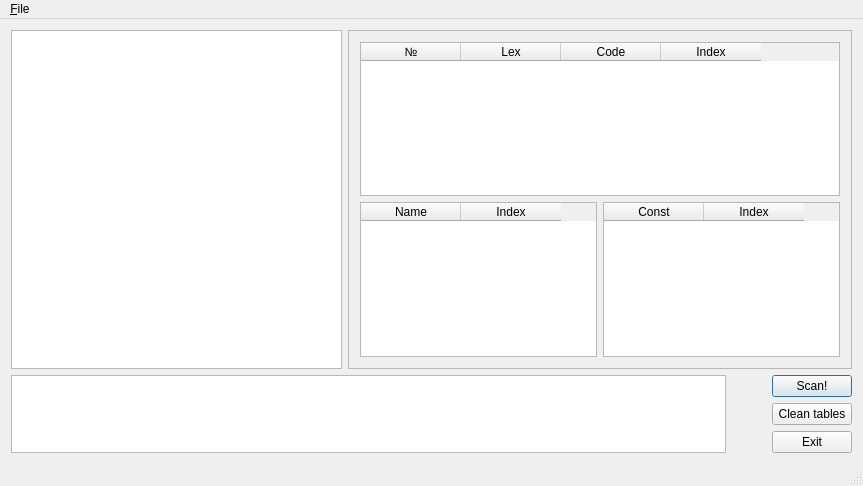
<?xml version="1.0" encoding="UTF-8"?>
<ui version="4.0">
 <class>MainWindow</class>
 <widget class="QMainWindow" name="MainWindow">
  <property name="geometry">
   <rect>
    <x>0</x>
    <y>0</y>
    <width>863</width>
    <height>486</height>
   </rect>
  </property>
  <property name="windowTitle">
   <string>MainWindow</string>
  </property>
  <widget class="QWidget" name="centralWidget">
   <layout class="QVBoxLayout" name="verticalLayout_3">
    <item>
     <layout class="QHBoxLayout" name="horizontalLayout">
      <item>
       <widget class="QTextEdit" name="textEdit">
        <property name="html">
         <string>&lt;!DOCTYPE HTML PUBLIC &quot;-//W3C//DTD HTML 4.0//EN&quot; &quot;http://www.w3.org/TR/REC-html40/strict.dtd&quot;&gt;
&lt;html&gt;&lt;head&gt;&lt;meta name=&quot;qrichtext&quot; content=&quot;1&quot; /&gt;&lt;style type=&quot;text/css&quot;&gt;
p, li { white-space: pre-wrap; }
&lt;/style&gt;&lt;/head&gt;&lt;body style=&quot; font-family:'MS Shell Dlg 2'; font-size:7.8pt; font-weight:400; font-style:normal;&quot;&gt;
&lt;p style=&quot;-qt-paragraph-type:empty; margin-top:12px; margin-bottom:12px; margin-left:0px; margin-right:0px; -qt-block-indent:0; text-indent:0px; font-size:8pt;&quot;&gt;&lt;/p&gt;&lt;/body&gt;&lt;/html&gt;</string>
        </property>
        <property name="acceptRichText">
         <bool>false</bool>
        </property>
       </widget>
      </item>
      <item>
       <widget class="QScrollArea" name="scrollArea_2">
        <property name="sizePolicy">
         <sizepolicy hsizetype="Maximum" vsizetype="Expanding">
          <horstretch>0</horstretch>
          <verstretch>0</verstretch>
         </sizepolicy>
        </property>
        <property name="widgetResizable">
         <bool>true</bool>
        </property>
        <widget class="QWidget" name="scrollAreaWidgetContents_2">
         <property name="geometry">
          <rect>
           <x>0</x>
           <y>0</y>
           <width>543</width>
           <height>296</height>
          </rect>
         </property>
         <layout class="QVBoxLayout" name="verticalLayout">
          <item>
           <widget class="QTableWidget" name="tableWidget">
            <column>
             <property name="text">
              <string>№</string>
             </property>
            </column>
            <column>
             <property name="text">
              <string>Lex</string>
             </property>
            </column>
            <column>
             <property name="text">
              <string>Code</string>
             </property>
            </column>
            <column>
             <property name="text">
              <string>Index</string>
             </property>
            </column>
           </widget>
          </item>
          <item>
           <layout class="QHBoxLayout" name="horizontalLayout_2">
            <item>
             <widget class="QTableWidget" name="tableWidget_id">
              <column>
               <property name="text">
                <string>Name</string>
               </property>
              </column>
              <column>
               <property name="text">
                <string>Index</string>
               </property>
              </column>
             </widget>
            </item>
            <item>
             <widget class="QTableWidget" name="tableWidget_const">
              <column>
               <property name="text">
                <string>Const</string>
               </property>
              </column>
              <column>
               <property name="text">
                <string>Index</string>
               </property>
              </column>
             </widget>
            </item>
           </layout>
          </item>
         </layout>
        </widget>
       </widget>
      </item>
     </layout>
    </item>
    <item>
     <layout class="QHBoxLayout" name="horizontalLayout_4">
      <item>
       <widget class="QPlainTextEdit" name="errorLog">
        <property name="sizePolicy">
         <sizepolicy hsizetype="Expanding" vsizetype="Preferred">
          <horstretch>0</horstretch>
          <verstretch>0</verstretch>
         </sizepolicy>
        </property>
        <property name="readOnly">
         <bool>true</bool>
        </property>
       </widget>
      </item>
      <item>
       <spacer name="horizontalSpacer_2">
        <property name="orientation">
         <enum>Qt::Horizontal</enum>
        </property>
        <property name="sizeType">
         <enum>QSizePolicy::Maximum</enum>
        </property>
        <property name="sizeHint" stdset="0">
         <size>
          <width>40</width>
          <height>20</height>
         </size>
        </property>
       </spacer>
      </item>
      <item>
       <layout class="QVBoxLayout" name="verticalLayout_2">
        <item>
         <widget class="QPushButton" name="pushButton">
          <property name="sizePolicy">
           <sizepolicy hsizetype="Minimum" vsizetype="Fixed">
            <horstretch>0</horstretch>
            <verstretch>0</verstretch>
           </sizepolicy>
          </property>
          <property name="text">
           <string>Scan!</string>
          </property>
          <property name="shortcut">
           <string>Ctrl+R</string>
          </property>
          <property name="default">
           <bool>true</bool>
          </property>
         </widget>
        </item>
        <item>
         <widget class="QPushButton" name="pushButton_clean">
          <property name="text">
           <string>Clean tables</string>
          </property>
          <property name="shortcut">
           <string>Ctrl+Alt+C</string>
          </property>
         </widget>
        </item>
        <item>
         <widget class="QPushButton" name="pushButton_exit">
          <property name="text">
           <string>Exit</string>
          </property>
          <property name="shortcut">
           <string>Ctrl+Q</string>
          </property>
         </widget>
        </item>
       </layout>
      </item>
     </layout>
    </item>
   </layout>
  </widget>
  <widget class="QMenuBar" name="menuBar">
   <property name="geometry">
    <rect>
     <x>0</x>
     <y>0</y>
     <width>863</width>
     <height>22</height>
    </rect>
   </property>
   <widget class="QMenu" name="menu_File">
    <property name="title">
     <string>&amp;File</string>
    </property>
    <addaction name="action_Open"/>
    <addaction name="separator"/>
    <addaction name="actionE_xit"/>
   </widget>
   <addaction name="menu_File"/>
  </widget>
  <widget class="QStatusBar" name="statusBar"/>
  <action name="action_New">
   <property name="enabled">
    <bool>false</bool>
   </property>
   <property name="text">
    <string>&amp;New</string>
   </property>
  </action>
  <action name="action_Open">
   <property name="text">
    <string>&amp;Open</string>
   </property>
  </action>
  <action name="action_Save">
   <property name="enabled">
    <bool>false</bool>
   </property>
   <property name="text">
    <string>&amp;Save</string>
   </property>
  </action>
  <action name="actionE_xit">
   <property name="text">
    <string>E&amp;xit</string>
   </property>
  </action>
  <action name="actionSave_as">
   <property name="enabled">
    <bool>false</bool>
   </property>
   <property name="text">
    <string>Save &amp;as...</string>
   </property>
  </action>
 </widget>
 <layoutdefault spacing="6" margin="11"/>
 <resources/>
 <connections/>
</ui>
